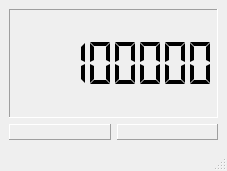
<?xml version="1.0" encoding="UTF-8"?>
<ui version="4.0">
 <class>MainWindow</class>
 <widget class="QMainWindow" name="MainWindow">
  <property name="geometry">
   <rect>
    <x>0</x>
    <y>0</y>
    <width>227</width>
    <height>171</height>
   </rect>
  </property>
  <property name="windowTitle">
   <string>MainWindow</string>
  </property>
  <property name="styleSheet">
   <string notr="true"/>
  </property>
  <property name="documentMode">
   <bool>true</bool>
  </property>
  <widget class="QWidget" name="centralwidget">
   <layout class="QVBoxLayout" name="verticalLayout">
    <item>
     <widget class="QLCDNumber" name="lcdNumber">
      <property name="frameShape">
       <enum>QFrame::Panel</enum>
      </property>
      <property name="frameShadow">
       <enum>QFrame::Sunken</enum>
      </property>
      <property name="digitCount">
       <number>8</number>
      </property>
      <property name="segmentStyle">
       <enum>QLCDNumber::Flat</enum>
      </property>
      <property name="intValue" stdset="0">
       <number>99199199</number>
      </property>
     </widget>
    </item>
    <item>
     <layout class="QHBoxLayout" name="horizontalLayout">
      <item>
       <widget class="QLabel" name="lblRed">
        <property name="sizePolicy">
         <sizepolicy hsizetype="Preferred" vsizetype="Fixed">
          <horstretch>0</horstretch>
          <verstretch>0</verstretch>
         </sizepolicy>
        </property>
        <property name="frameShape">
         <enum>QFrame::Panel</enum>
        </property>
        <property name="frameShadow">
         <enum>QFrame::Raised</enum>
        </property>
        <property name="text">
         <string/>
        </property>
       </widget>
      </item>
      <item>
       <widget class="QLabel" name="lblGreen">
        <property name="sizePolicy">
         <sizepolicy hsizetype="Preferred" vsizetype="Fixed">
          <horstretch>0</horstretch>
          <verstretch>0</verstretch>
         </sizepolicy>
        </property>
        <property name="frameShape">
         <enum>QFrame::Panel</enum>
        </property>
        <property name="frameShadow">
         <enum>QFrame::Raised</enum>
        </property>
        <property name="text">
         <string/>
        </property>
       </widget>
      </item>
     </layout>
    </item>
   </layout>
  </widget>
  <widget class="QMenuBar" name="menubar">
   <property name="geometry">
    <rect>
     <x>0</x>
     <y>0</y>
     <width>227</width>
     <height>20</height>
    </rect>
   </property>
  </widget>
  <widget class="QStatusBar" name="statusbar"/>
 </widget>
 <resources/>
 <connections/>
</ui>
